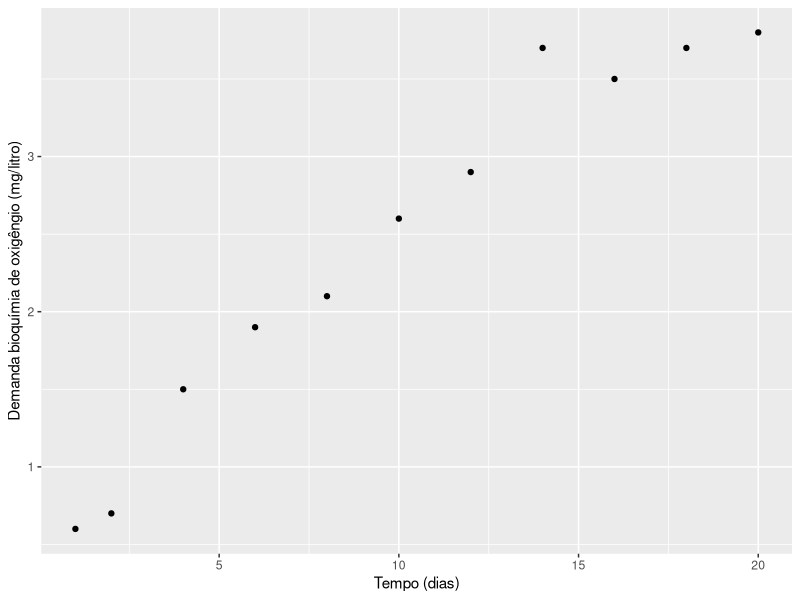
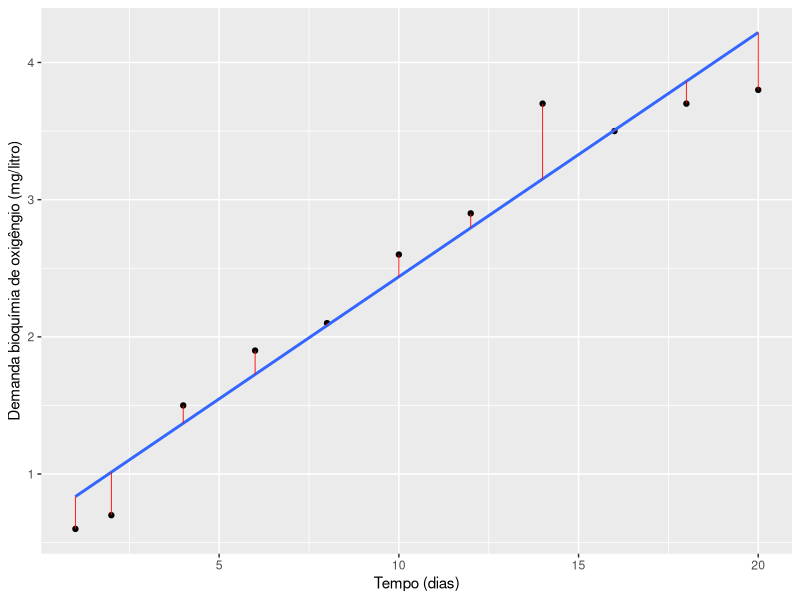

Source code (R) for these figures, in order: (Note: this script raises an error after producing the figures.)
## ---- chunk 1
options(htmltools.dir.version = FALSE)
knitr::opts_chunk$set(echo = FALSE, 
                      comment = '',
                      message = FALSE,
                      warning = FALSE)
## ---- chunk 2
x<-c(1,seq(2,20,2))
dbo <- c(0.6,0.7,1.5,1.9,2.1,2.6,2.9,3.7,3.5,3.7,3.8)

dados <- data.frame(tempo=x,dbo)
library(tidyverse)

dados |> 
  ggplot() +
  aes(x=tempo, y=dbo) +
  geom_point() +
  labs(x='Tempo (dias)', y='Demanda bioquímia de oxigêngio (mg/litro)')
## ---- chunk 3
x<-c(1,seq(2,20,2))
dbo <- c(0.6,0.7,1.5,1.9,2.1,2.6,2.9,3.7,3.5,3.7,3.8)

dados <- data.frame(tempo=x,dbo)
library(tidyverse)

model <- lm(dbo~tempo, data = dados)

dados |> 
  ggplot() +
  aes(x=tempo, y=dbo) +
  geom_point() +
  labs(x='Tempo (dias)', y='Demanda bioquímia de oxigêngio (mg/litro)') +
  stat_smooth(method = lm, se = FALSE) +
  geom_segment(aes(xend = tempo, yend = fitted(model)), color = "red", size = 0.3)
## ---- chunk 4
knitr::include_graphics('figuras/mont7.png')
